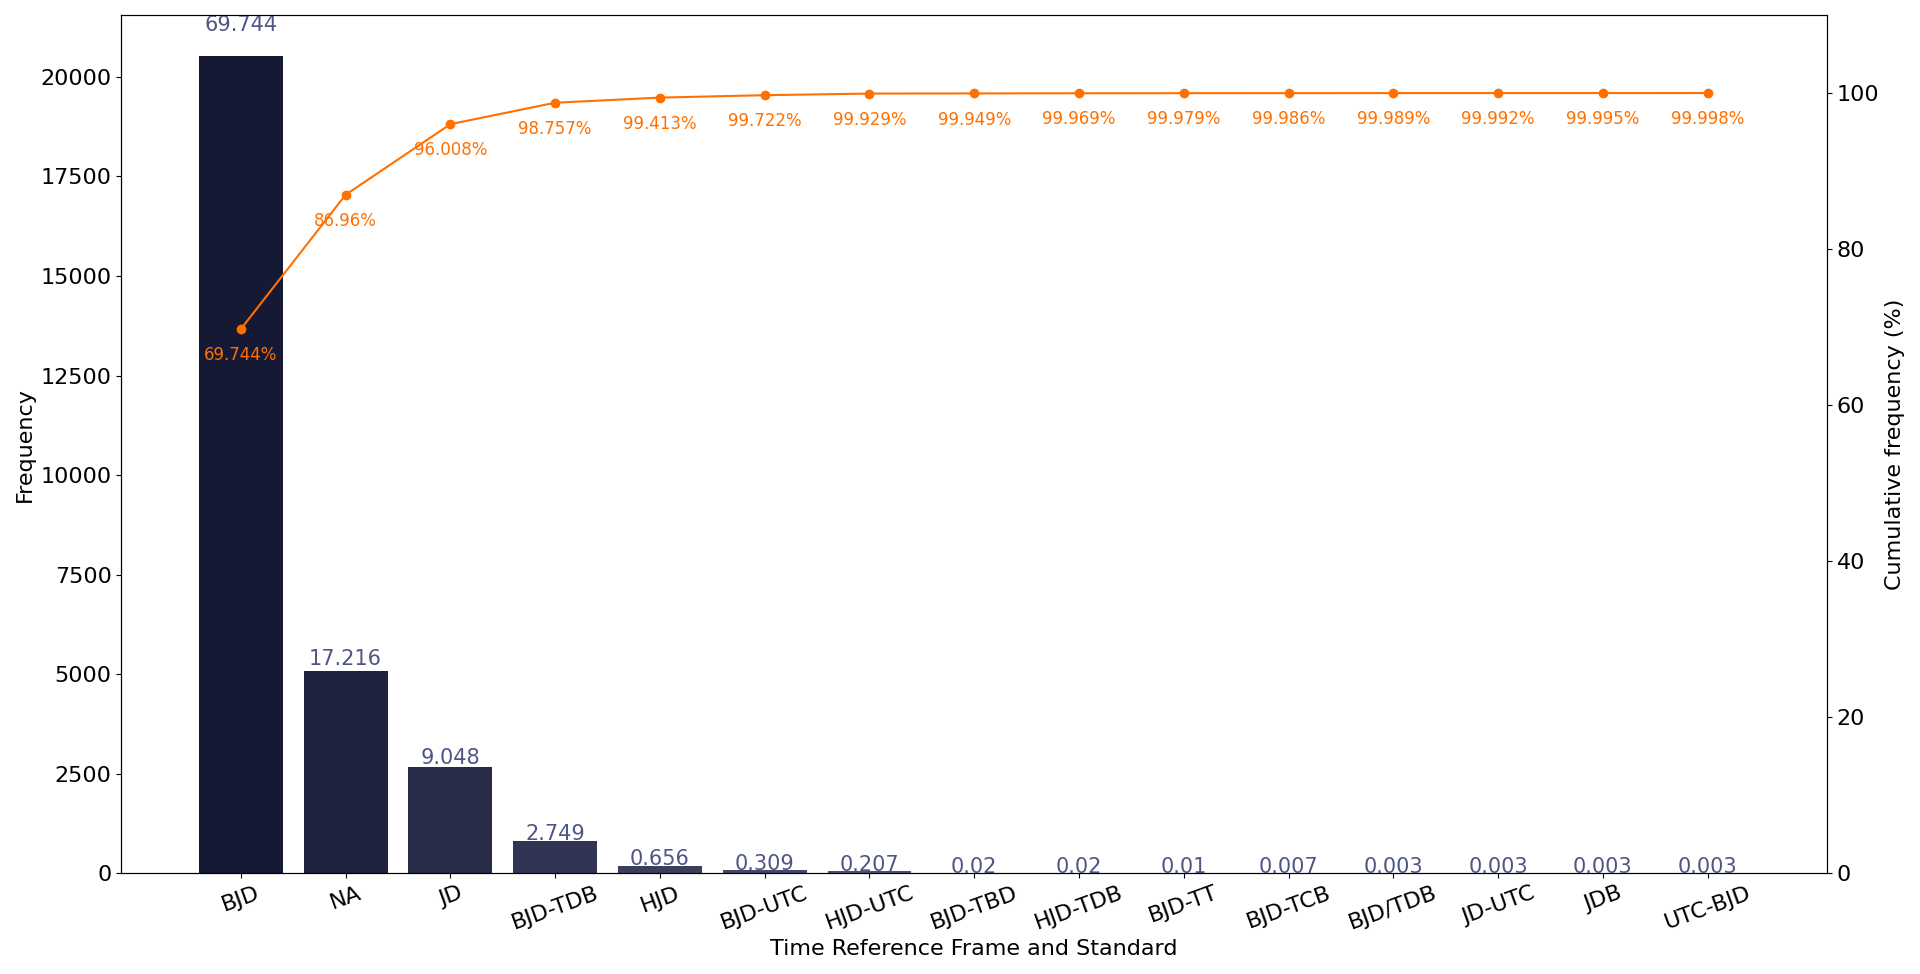

The Python source for this figure:

# Paths:
path_data = "data/"

# Packages:
import numpy as np
import pandas as pd
import seaborn as sns
import matplotlib.pyplot as plt
from matplotlib.colors import LinearSegmentedColormap

# Display options:
pd.set_option("display.width", 1200)
pd.set_option("display.max_columns", 300)
pd.set_option("display.max_rows", 300)

# Dataset:
df = pd.read_csv(path_data + "nasa_exoplanets.csv")
df_varnames = pd.read_csv(path_data + "nasa_exoplanets_var_names.csv")

# Variables:
cat_var = "pl_tsystemref"
cat_var_name = df_varnames.loc[(df_varnames["var"] == cat_var), ["var_name"]].values[0][0]

# Adapt the data:
df_plot = df.groupby(by = cat_var)[cat_var].agg("count")
levels = df_plot.index.tolist()
df_plot = pd.DataFrame({"level": levels,
                        "freq": df_plot.values.tolist()}).sort_values("freq",
                                                                      ascending = False)

# Deal with nan:
df_plot = df_plot.append(pd.DataFrame({"level": ["NA"],
                                       "freq": df[cat_var].isna().sum()})).sort_values("freq", ascending = False)
df_plot = df_plot.copy().reset_index(drop = True)

# Relative frequency:
df_plot["freq_rel"] = [round(i/sum(df_plot["freq"])*100, 3) for i in df_plot["freq"]]
df_plot["freq_rel_char"] = [str(i) + "%" for i in df_plot["freq_rel"]]

# Cumulative frequency:
df_plot["freq_rel_cum"] = [round(sum(df_plot["freq_rel"].iloc[:(i + 1)]), 3) for i in range(df_plot.shape[0])]

# Plot:
n_levels = df_plot.shape[0]
cmap = LinearSegmentedColormap.from_list("my_palette", ["#111539", "#97A1D9"])
my_palette = [cmap(i/n_levels) for i in np.array(range(n_levels))]
fig = plt.figure(figsize = (20, 10),
                 tight_layout = True)
ax = sns.barplot(
    data = df_plot,
    x = "level",
    y = "freq",
    color = "level",
    dodge = False,
    palette = my_palette
)
ind = 0
for p in ax.patches:
    width = p.get_width()
    height = p.get_height()
    x, y = p.get_xy() 
    ax.annotate(
        text = f'{df_plot["freq_rel"][ind]}',
        xy = (x + width/2, y + height*1.03),
        ha = "center",
        color = my_palette[n_levels//2],
        fontsize = 15
    )
    ind += 1
ax2 = ax.twinx()
_ = ax2.plot(
    df_plot["level"].tolist(),
    df_plot["freq_rel_cum"].tolist(),
    color = "#FF7000"
)
_ = ax2.scatter(
    x = df_plot["level"].tolist(),
    y = df_plot["freq_rel_cum"].tolist(),
    color = "#FF7000"
)
for i, j in zip(df_plot["level"], df_plot["freq_rel_cum"]):
    ax2.annotate(
        text = str(j) + "%",
        xy = (i, j - 4),
        ha = "center",
        color = "#FF7000",
        fontsize = 12
    )
_ = ax.set_yscale("linear")
_ = ax.set_xlabel(
    cat_var_name,
    fontsize = 16
)
_ = ax.set_ylabel(
    "Frequency",
    fontsize = 16
)
_ = ax.tick_params(
    axis = "x", 
    which = "major", 
    labelsize = 16,
    rotation = 20
)
_ = ax.tick_params(
    axis = "y", 
    which = "major", 
    labelsize = 16
)
_ = ax2.set_ylabel(
    "Cumulative frequency (%)",
    fontsize = 16
)
_ = ax2.tick_params(
    axis = "y", 
    which = "major", 
    labelsize = 16
)
_ = ax2.set_ylim([0, 110])
plt.legend([], [], 
           frameon = False)
